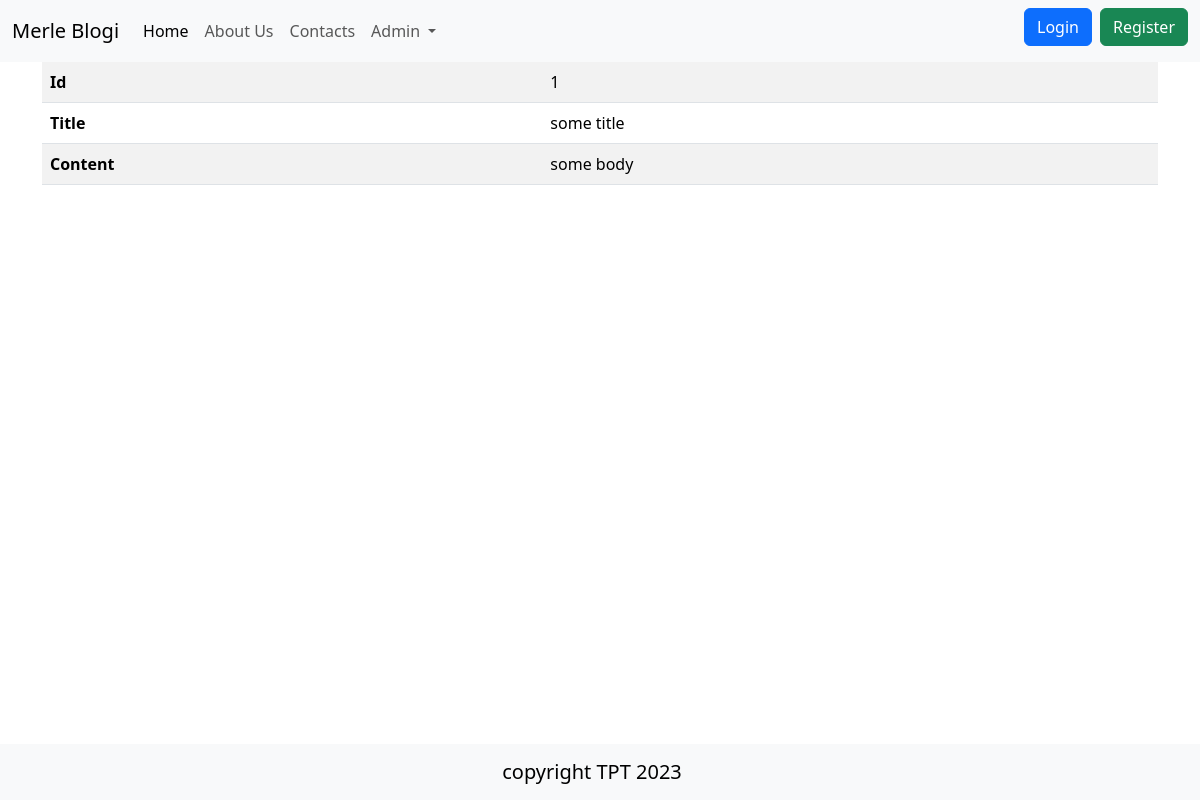
The app's page /admin/articles/show?id=1, older data.
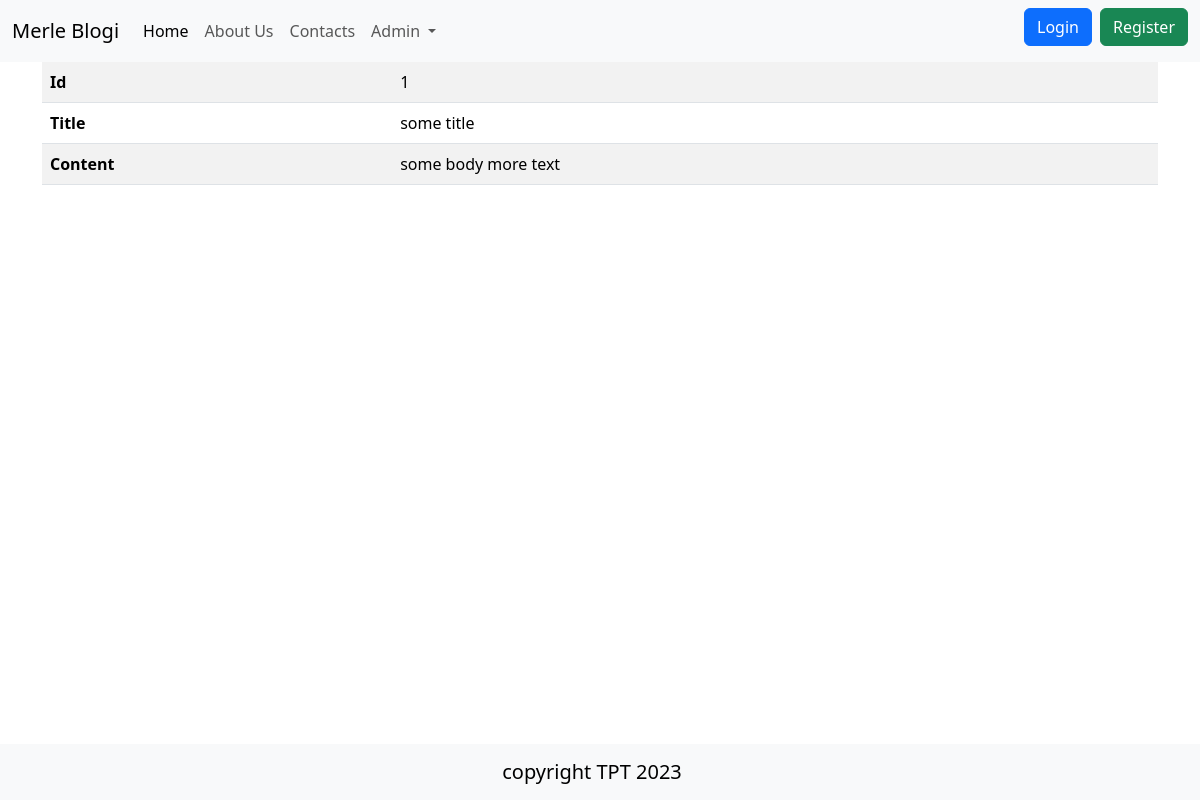
The same page, newer data.
### tables this page shows
CREATE TABLE "articles"
(
    id    integer
        constraint articles_pk
            primary key autoincrement,
    title text not null,
    body  text
);

### src/Controllers/ArticlesController.php (called while the page is built, shortened)
<?php
class ArticlesController {
    public function show() {
        $article = Article::find($_GET['id']);
        include 'views/articles/show.php';
    }
}

### src/DB.php (called while the page is built, shortened)
<?php
class DB {
    public $conn;
    public function __construct()
    {
        try {
            $this->conn = new PDO("sqlite:" . __DIR__ . "/../db.sqlite");
            $this->conn->setAttribute(PDO::ATTR_ERRMODE, PDO::ERRMODE_EXCEPTION);
        } catch(PDOException $e) {
            echo "Connection failed: " . $e->getMessage();
          }
    }
    public function find($table, $class, $id){
        $stmt = $this->conn->prepare("SELECT * FROM $table WHERE id=$id");
        $stmt->execute();
        $stmt->setFetchMode(PDO::FETCH_CLASS, $class);
        return $stmt->fetch();
    }
}

### src/Models/Model.php (called while the page is built, shortened)
<?php
class Model {
    public static $table;
    public static function find($id) {
        $db = new DB();
        return $db ->find(static::$table, static::class, $id);
    }
}

### views/articles/show.php (the view)
<?php include 'views/partials/header.php' ?>
    <table class="table table-striped table-hover">
        <tr>
            <th>Id</th>
            <td><?=$article->id?></td>
        </tr>
        <tr>
            <th>Title</th>
            <td><?=$article->title?></td>
        </tr>
        <tr>
            <th>Content</th>
            <td><?=$article->body?></td>
        </tr>
    </table>
<?php include 'views/partials/footer.php' ?>

Row changes from the older to the newer data that the page shows:
changed articles "some title": body "some body" → "some body more text"
